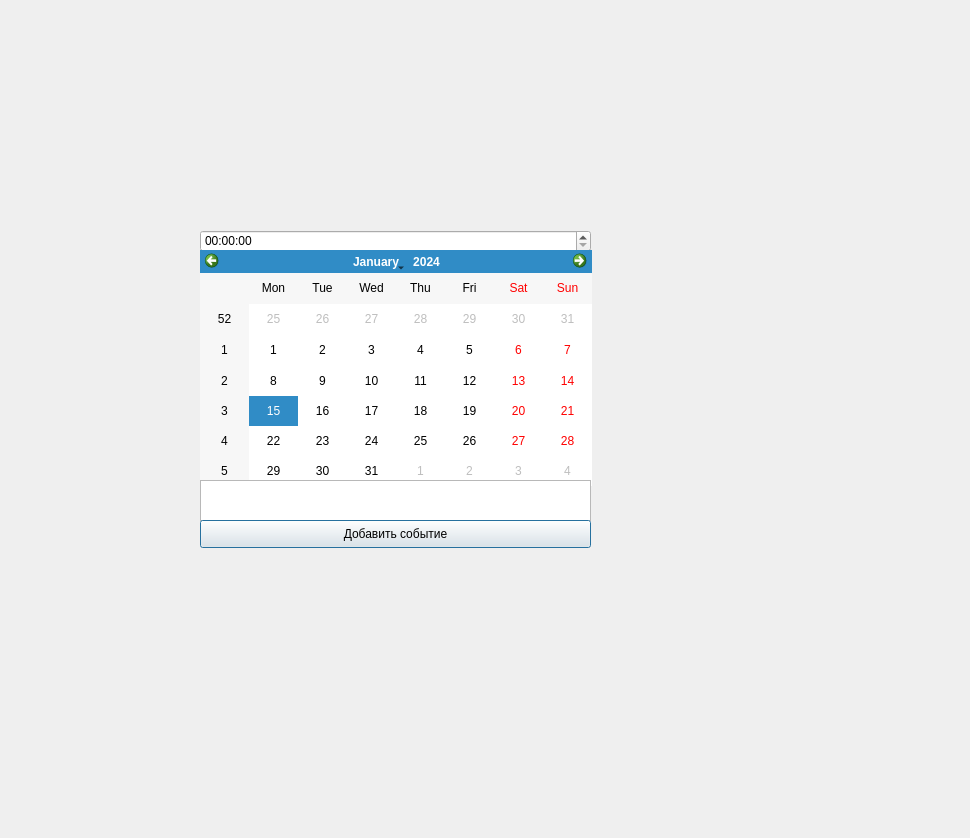
<?xml version="1.0" encoding="UTF-8"?>
<ui version="4.0">
 <class>Dialog</class>
 <widget class="QDialog" name="Dialog">
  <property name="geometry">
   <rect>
    <x>0</x>
    <y>0</y>
    <width>970</width>
    <height>838</height>
   </rect>
  </property>
  <property name="windowTitle">
   <string>Dialog</string>
  </property>
  <widget class="QTimeEdit" name="timeEdit">
   <property name="geometry">
    <rect>
     <x>200</x>
     <y>230</y>
     <width>391</width>
     <height>22</height>
    </rect>
   </property>
  </widget>
  <widget class="QCalendarWidget" name="calendarWidget">
   <property name="geometry">
    <rect>
     <x>200</x>
     <y>250</y>
     <width>392</width>
     <height>236</height>
    </rect>
   </property>
  </widget>
  <widget class="QTextEdit" name="textEdit">
   <property name="geometry">
    <rect>
     <x>200</x>
     <y>480</y>
     <width>391</width>
     <height>41</height>
    </rect>
   </property>
  </widget>
  <widget class="QPushButton" name="pushButton">
   <property name="geometry">
    <rect>
     <x>200</x>
     <y>520</y>
     <width>391</width>
     <height>28</height>
    </rect>
   </property>
   <property name="text">
    <string>Добавить событие</string>
   </property>
  </widget>
 </widget>
 <resources/>
 <connections/>
</ui>
